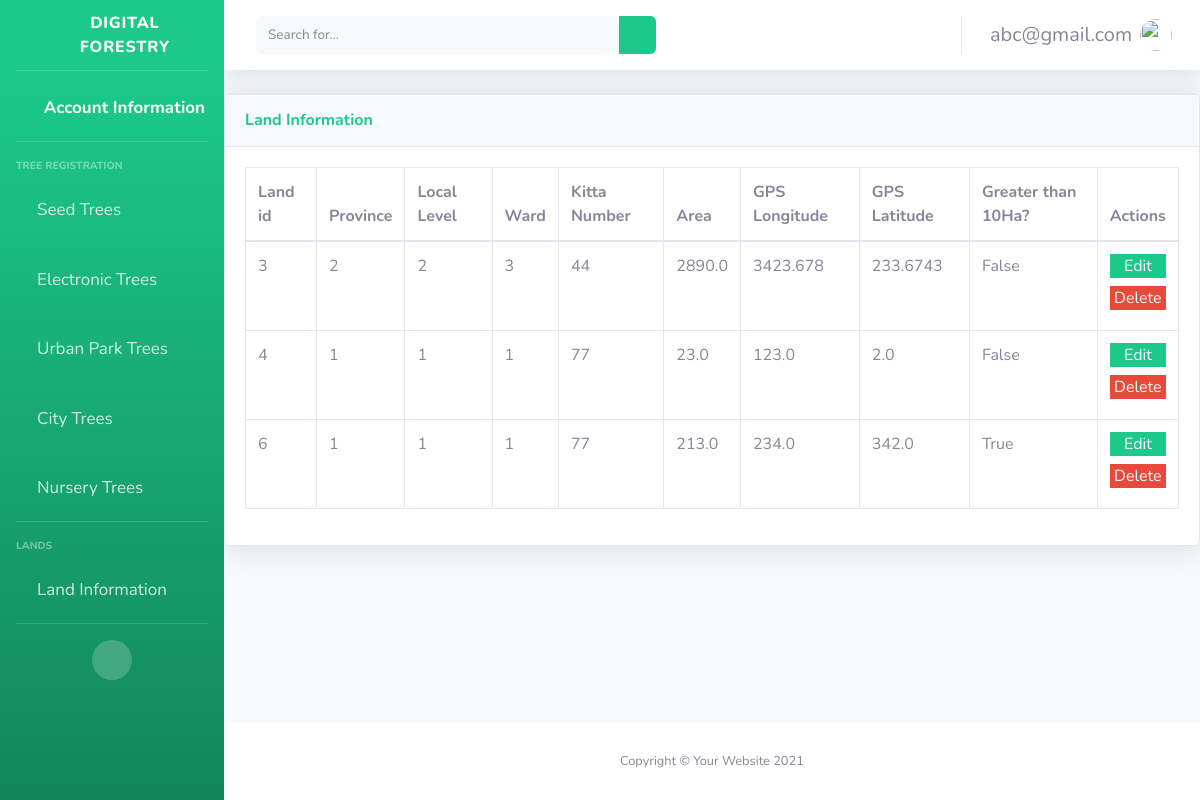
Page /home/land-information/ (signed in) on the earlier database version.
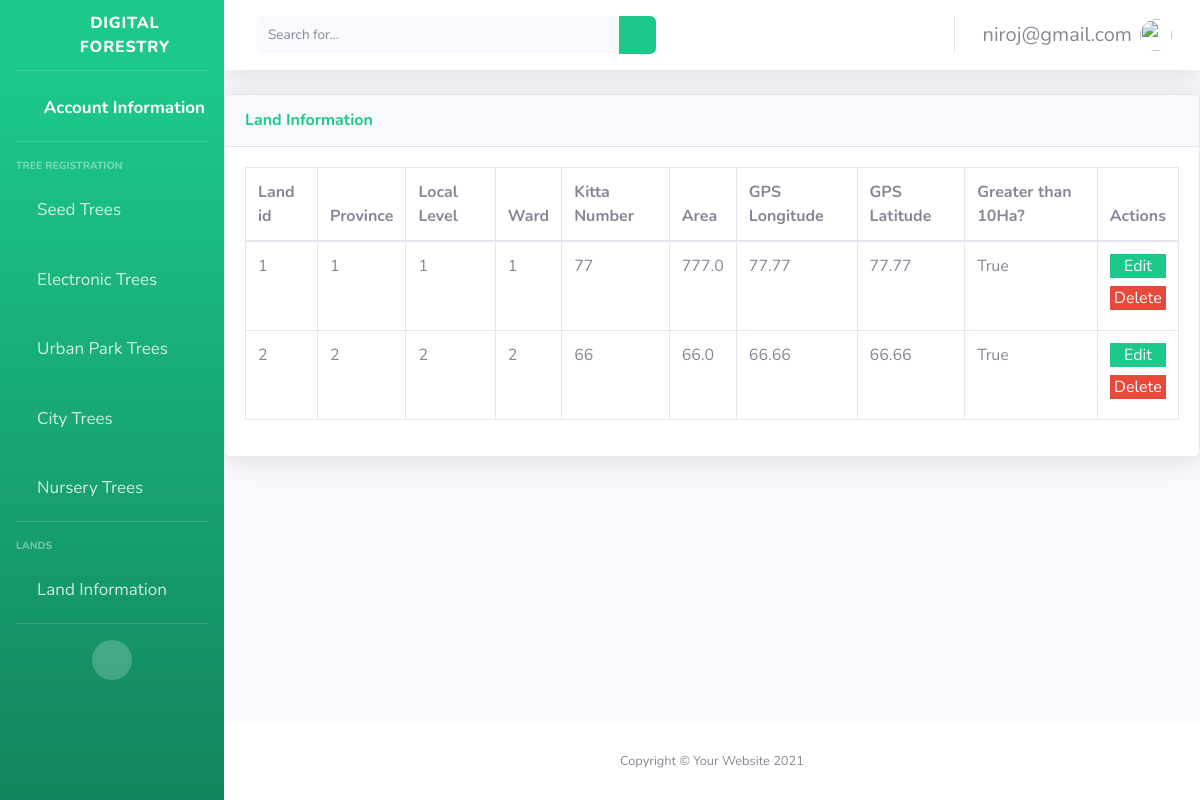
Same page on the later database version.
### main/models.py (models this page shows, shortened)
class CustomUser(AbstractUser):
    username = None
    first_name = None
    last_name = None
    email = models.EmailField(max_length=200, unique=True)
    USERNAME_FIELD = "email"
    REQUIRED_FIELDS = []
    objects = CustomUserManager()

class LandInformation(models.Model):
    user = models.ForeignKey(CustomUser, on_delete=models.CASCADE)
    province = models.ForeignKey(Province,on_delete=models.CASCADE)
    local_level = models.ForeignKey(LocalLevel, on_delete=models.CASCADE)
    ward = models.ForeignKey(Ward, on_delete=models.CASCADE)
    kitta_number = models.CharField(max_length=200)
    area = models.FloatField()
    gps_longitude = models.FloatField()
    gps_latitude = models.FloatField()
    is_greater_than_10Ha = models.BooleanField(default=False)

### main/views.py (the view)
# urls.py: path('home/land-information/', views.land_information_view, name="land_information"),
@login_required(login_url="/")
def land_information_view(request):
    try:
        land_information_datas = get_list_or_404(LandInformation, user_id = request.user.id)
        return render(request, "main/landinfo.html", {"land_information_datas":land_information_datas})
    except Exception as e:
        land_information_datas = None
        return render(request, "main/landinfo.html", {"land_information_datas":land_information_datas})

### main/custom_auth_backend.py (called while the page is built)
    def get_user(self, user_id):
        try:
            return CustomUser.objects.get(pk=user_id)
        except CustomUser.DoesNotExist:
            return None

### main/templates/main/landinfo.html (shortened to what this page needs)
{% extends "signups/base.html" %}
{% load static %}
{% block content %}
  <body>
    <div class="card shadow mb-4">
      <div class="card-header py-3">
        <h6 class="m-0 font-weight-bold text-success">Land Information</h6>
      </div>
      <div class="card-body">
        <div class="table-responsive">
          <table
            class="table table-bordered"
            id="dataTable"
            width="100%"
            cellspacing="0"
          >
            <thead>
              <tr>
                <th>Land id</th>
                <th>Province</th>
                <th>Local Level</th>
                <th>Ward</th>
                <th>Kitta Number</th>
                <th>Area</th>
                <th>GPS Longitude</th>
                <th>GPS Latitude</th>
                <th>Greater than 10Ha?</th>
                <th>Actions</th>
              </tr>
            </thead>
            <tbody>
              {% if land_information_datas %}
              {% for land_information_data in land_information_datas %}
              <tr>
                <td>{{land_information_data.id}}</td>
                        <td>{{land_information_data.province_id}}</td>
                        <td>{{land_information_data.local_level_id}}</td>
                        <td>{{land_information_data.ward_id}}</td>
                        <td>{{land_information_data.kitta_number}}</td>
                        <td>{{land_information_data.area}}</td>
                        <td>{{land_information_data.gps_latitude}}</td>
                        <td>{{land_information_data.gps_longitude}}</td>
                        <td>{{land_information_data.is_greater_than_10Ha}}</td>
                <td>
                  <div class="border-0 mb-2 w-full btn-success text-center">
                    <a href="{%url 'main:land_information_edit' land_information_data.id %}" class="text-gray-100"> Edit </a>
                  </div>
                  <div class="border-0 mb-2 w-full btn-danger text-center">
                    <a href="{%url 'main:land_information_delete' land_information_data.id%}" class="text-gray-100"> Delete </a>
                  </div>
                </td>
              </tr>
              {% endfor %}
              {% endif %}
            </tbody>
          </table>
        </div>
      </div>
    </div>
  </body>
  {% endblock %}

### main/templates/signups/base.html (shortened to what the changed rows need)
{% load static %}
<!DOCTYPE html>
<html lang="en">
  <head>
    <link
      href="{% static 'vendor/fontawesome-free/css/all.min.css' %}"
      rel="stylesheet"
      type="text/css"
    />
    <link href=" {% static 'css/sb-admin-2.min.css'%} " rel="stylesheet" />
  </head>
  <body id="page-top">
    <div id="wrapper">
      <div id="content-wrapper" class="d-flex flex-column">
        <div id="content">
          <nav
            class="navbar navbar-expand navbar-light bg-white topbar mb-4 static-top shadow"
          >
            <ul class="navbar-nav ml-auto">
              <li class="nav-item dropdown no-arrow">
                <a
                  class="nav-link dropdown-toggle"
                  href="#"
                  id="userDropdown"
                  role="button"
                  data-toggle="dropdown"
                  aria-haspopup="true"
                  aria-expanded="false"
                >
                  <span class="mr-2 d-none d-lg-inline text-gray-600 small"
                    >{{user}}</span
                  >
                  <img
                    class="img-profile rounded-circle"
                    src="{%static 'img/undraw_profile.svg'%}"
                  />
                </a>
              </li>
            </ul>
          </nav>
          <div class="content-wrapper">
            {% block content %}{% endblock %}
          </div>
        </div>
      </div>
    </div>
  </body>
</html>

Differences in the rows shown:
no longer on this page (row edited): LandInformation: id "3", province_id "2", local_level_id "2", ward_id "3", kitta_number "44", area "2890.0", gps_latitude "3423.678", gps_longitude "233.6743", is_greater_than_10Ha "False"
removed LandInformation: id "4", province_id "1", local_level_id "1", ward_id "1", kitta_number "77", area "23.0", gps_latitude "123.0", gps_longitude "2.0", is_greater_than_10Ha "False"
removed LandInformation: id "6", province_id "1", local_level_id "1", ward_id "1", kitta_number "77", area "213.0", gps_latitude "234.0", gps_longitude "342.0", is_greater_than_10Ha "True"
changed CustomUser: email "abc@gmail.com" → "niroj@gmail.com"
added LandInformation: id "1", province_id "1", local_level_id "1", ward_id "1", kitta_number "77", area "777.0", gps_latitude "77.77", gps_longitude "77.77", is_greater_than_10Ha "True"
added LandInformation: id "2", province_id "2", local_level_id "2", ward_id "2", kitta_number "66", area "66.0", gps_latitude "66.66", gps_longitude "66.66", is_greater_than_10Ha "True"
